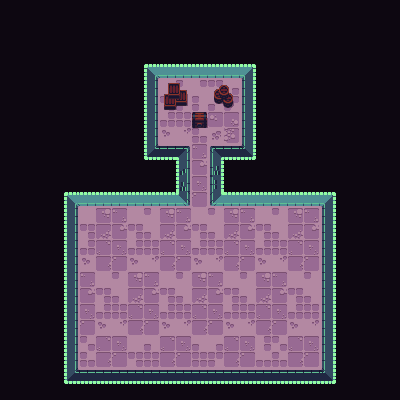

Below is a game level as drawn by its tile map, then a one-line description and the .tmx that defines it (tile-layer data replaced by summaries):
An orthogonal 25x25 tile map with 16x16 px tiles, 7 tile layers (Background, Floor 0, Sprite 0, Walls 0, ...).

<map version="1.0" orientation="orthogonal" renderorder="right-down" width="25" height="25" tilewidth="16" tileheight="16" nextobjectid="1">
 <tileset firstgid="1" name="sheet_17" tilewidth="16" tileheight="16" tilecount="247" columns="19">
  <image source="../sheet_17.png" width="304" height="208" />
  <tile id="0">
   <properties>
    <property name="blocked" value="" />
   </properties>
  </tile>
  <tile id="1">
   <properties>
    <property name="blocked" value="" />
   </properties>
  </tile>
  <tile id="2">
   <properties>
    <property name="blocked" value="" />
   </properties>
  </tile>
  <tile id="3">
   <properties>
    <property name="blocked" value="" />
   </properties>
  </tile>
  <tile id="4">
   <properties>
    <property name="blocked" value="" />
   </properties>
  </tile>
  <tile id="19">
   <properties>
    <property name="blocked" value="" />
   </properties>
  </tile>
  <tile id="20">
   <properties>
    <property name="empty" value="" />
   </properties>
  </tile>
  <tile id="21">
   <properties>
    <property name="blocked" value="" />
   </properties>
  </tile>
  <tile id="22">
   <properties>
    <property name="blocked" value="" />
   </properties>
  </tile>
  <tile id="23">
   <properties>
    <property name="blocked" value="" />
   </properties>
  </tile>
  <tile id="38">
   <properties>
    <property name="blocked" value="" />
   </properties>
  </tile>
  <tile id="39">
   <properties>
    <property name="blocked" value="" />
   </properties>
  </tile>
  <tile id="40">
   <properties>
    <property name="blocked" value="" />
   </properties>
  </tile>
  <tile id="71">
   <properties>
    <property name="blocked" value="" />
   </properties>
  </tile>
  <tile id="72">
   <properties>
    <property name="blocked" value="" />
   </properties>
  </tile>
  <tile id="90">
   <properties>
    <property name="blocked" value="" />
   </properties>
  </tile>
  <tile id="91">
   <properties>
    <property name="blocked" value="" />
   </properties>
  </tile>
  <tile id="128">
   <properties>
    <property name="blocked" value="" />
   </properties>
  </tile>
  <tile id="129">
   <properties>
    <property name="blocked" value="" />
   </properties>
  </tile>
  <tile id="147">
   <properties>
    <property name="blocked" value="" />
   </properties>
  </tile>
  <tile id="148">
   <properties>
    <property name="blocked" value="" />
   </properties>
  </tile>
  <tile id="166">
   <properties>
    <property name="blocked" value="" />
    <property name="chest" value="" />
   </properties>
  </tile>
 </tileset>
 <layer name="Background" width="25" height="25">
  <data>[625 cells, 625 non-empty, 1 distinct tile ids]</data>
 </layer>
 <layer name="Floor 0" width="25" height="25">
  <data>[625 cells, 625 non-empty, 23 distinct tile ids]</data>
 </layer>
 <layer name="Sprite 0" width="25" height="25">
  <data>[625 cells, 0 non-empty, 0 distinct tile ids]</data>
 </layer>
 <layer name="Walls 0" width="25" height="25">
  <properties>
   <property name="collide" value="" />
  </properties>
  <data>[625 cells, 54 non-empty, 8 distinct tile ids]</data>
 </layer>
 <layer name="Floor 1" width="25" height="25">
  <data>[625 cells, 227 non-empty, 31 distinct tile ids]</data>
 </layer>
 <layer name="Sprite 1" width="25" height="25">
  <data>[625 cells, 0 non-empty, 0 distinct tile ids]</data>
 </layer>
 <layer name="Walls 1" width="25" height="25">
  <properties>
   <property name="collide" value="" />
  </properties>
  <data>[625 cells, 87 non-empty, 25 distinct tile ids]</data>
 </layer>
</map>
